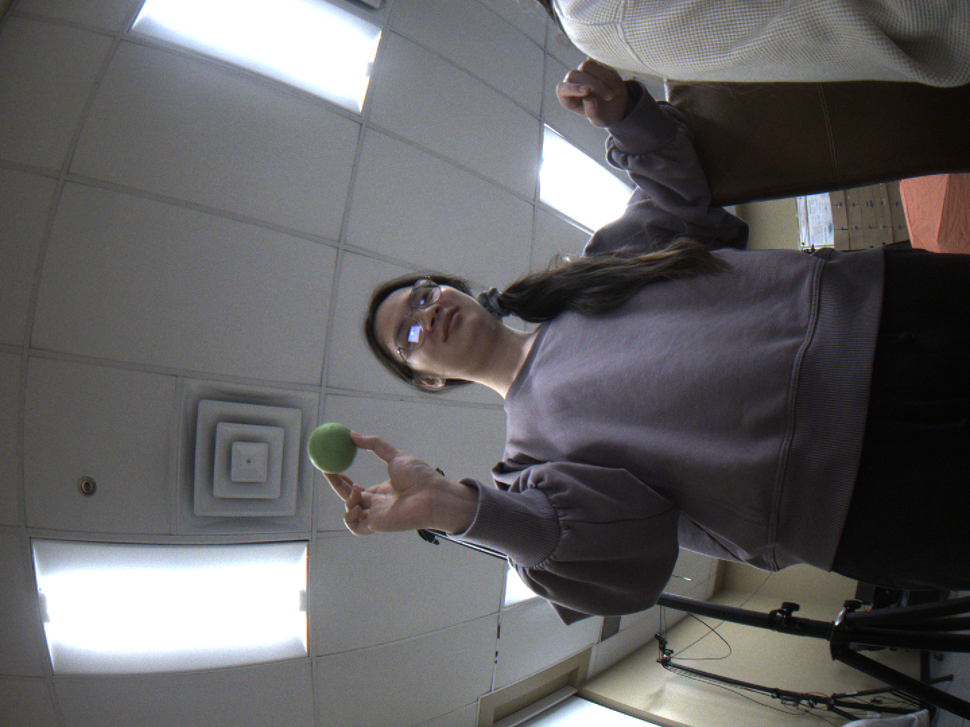
#> input picture AMTTrack/tracking/18_56_24_043.png, 970 x 727 px, shrunk from 1440 x 1080 before the run
$ python scratch.py
#> lines starting #> are read from the running program, lines starting #| are printed output that depends on the picture; after the words box and inside, x2 and y2 are one past the last pixel; in counts of white or black regions, pixels touching at a corner belong together
import cv2
import numpy as np

# Load the image
image = cv2.imread('18_56_24_043.png')
#> image is the input picture: shape (727, 970, 3); mean B, G, R 99.2, 97.9, 99.2

# Convert from BGR to HSV color space
hsv = cv2.cvtColor(image, cv2.COLOR_BGR2HSV)
#> hsv: shape (727, 970, 3); mean H, S, V 77.8, 37.5, 104.6

# Define the range for green color in HSV
lower_green = np.array([30, 30, 0])
upper_green = np.array([60, 200, 255])

# Create a mask for green color
mask = cv2.inRange(hsv, lower_green, upper_green)
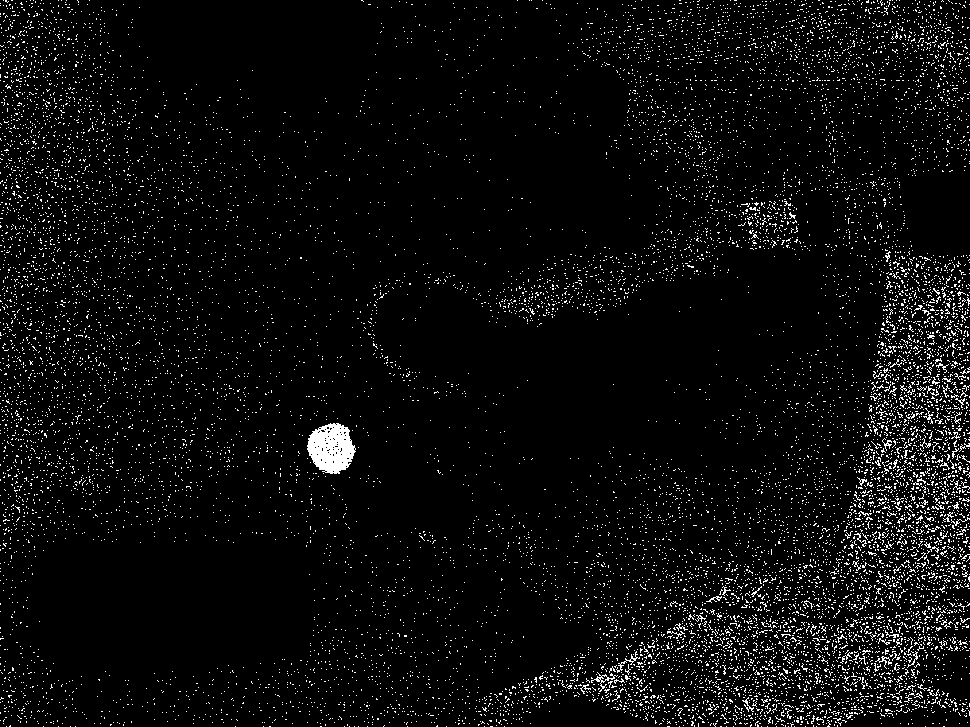
#> mask: shape (727, 970); 4.6% white in thin lines or dots

# Optional: Clean up the mask by removing noise
mask = cv2.erode(mask, None, iterations=2)
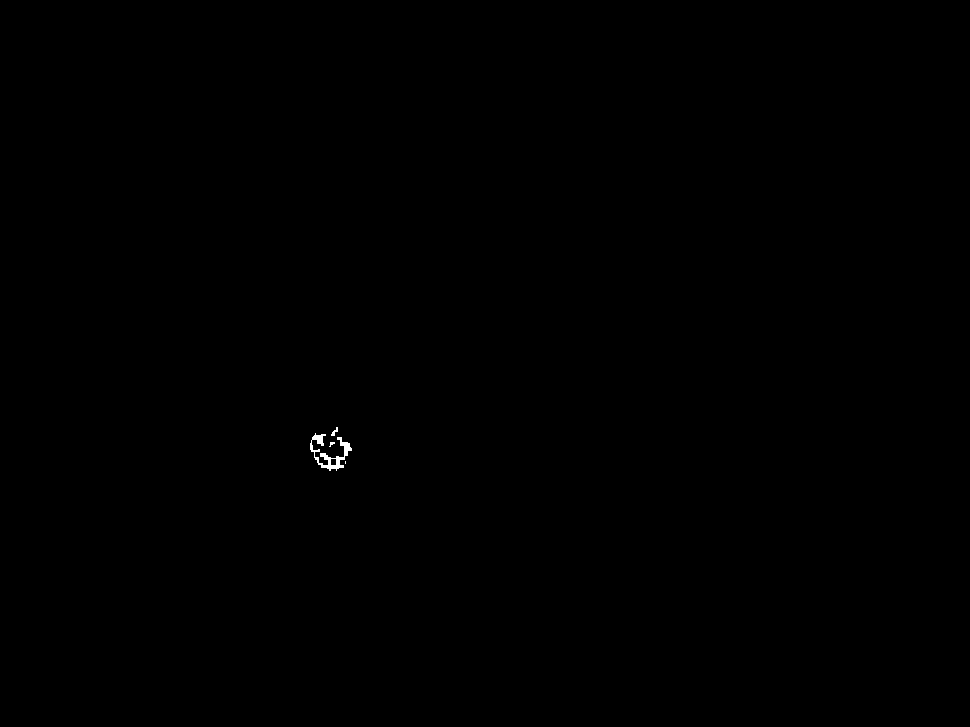
#> mask: shape (727, 970); 0.08% white; 4 white regions (2 under 20 px), largest, box (x1, y1, x2, y2) and area: (310, 433, 352, 471) 490, (331, 427, 338, 436) 29
mask = cv2.dilate(mask, None, iterations=2)
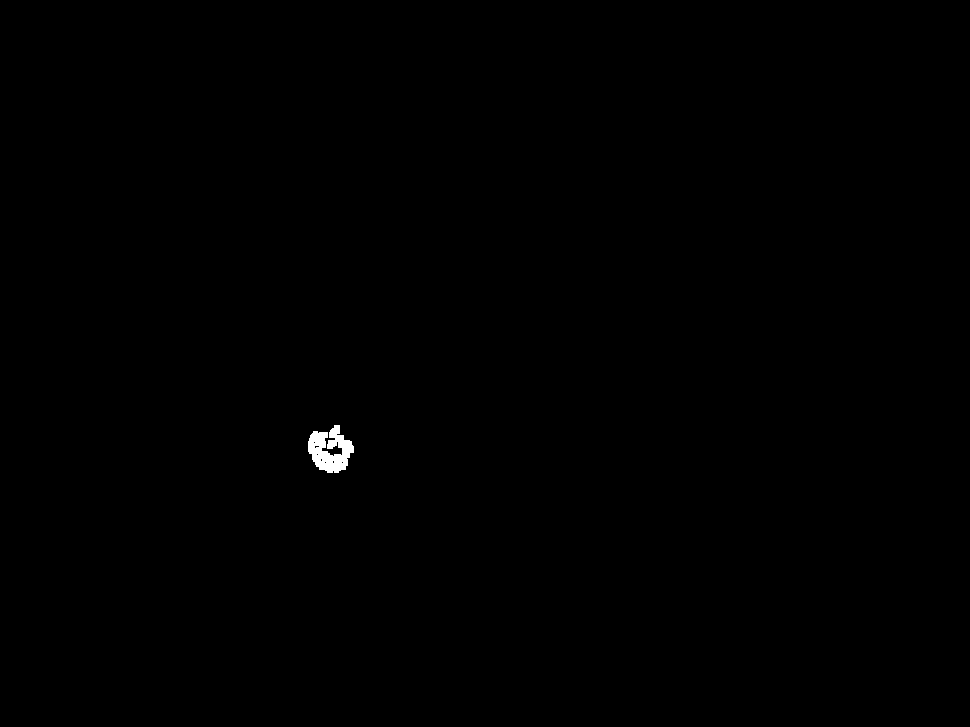
#> mask: shape (727, 970); 0.19% white; 1 white region

# Find contours in the mask
contours, hierarchy = cv2.findContours(mask.copy(), cv2.RETR_EXTERNAL, cv2.CHAIN_APPROX_SIMPLE)
#> contours = 1 contour; box (x1, y1, x2, y2) and area: (308, 425, 354, 473) 1222

# Proceed only if at least one contour was found
if len(contours) > 0:
    # Find the largest contour by area
    c = max(contours, key=cv2.contourArea)
#> c = contour of 118 points, box (x1, y1, x2, y2) (308, 425, 354, 473), area 1222
    # Get bounding box coordinates from the largest contour
    x, y, w, h = cv2.boundingRect(c)
#> x = 308; y = 425; w = 46; h = 48

    # Draw the bounding box on the original image
    cv2.rectangle(image, (x, y), (x + w, y + h), (0, 255, 0), 2)
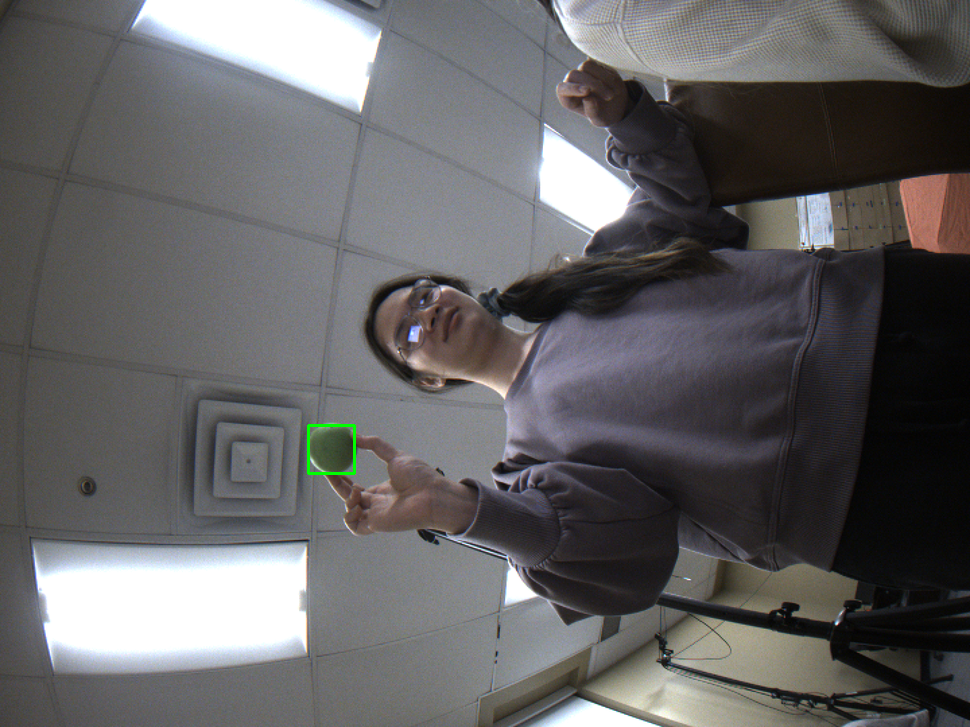
#> image: shape (727, 970, 3); 0.08% of pixels changed, all inside (x1, y1, x2, y2) = (307, 424, 356, 475)

    # Also, if you still want to draw the center:
    M = cv2.moments(c)
#> M = moments, m00 1222.5, centre m10/m00, m01/m00 = (329.4, 450.3)
    # if M["m00"] != 0:
    #     center = (int(M["m10"] / M["m00"]), int(M["m01"] / M["m00"]))
    #     cv2.circle(image, center, 5, (0, 0, 255), -1)

    # Display the result
    cv2.imshow("Detected Green Ball with Bounding Box", image)
    cv2.waitKey(0)
    cv2.destroyAllWindows()
else:
    print("No green objects found.")
